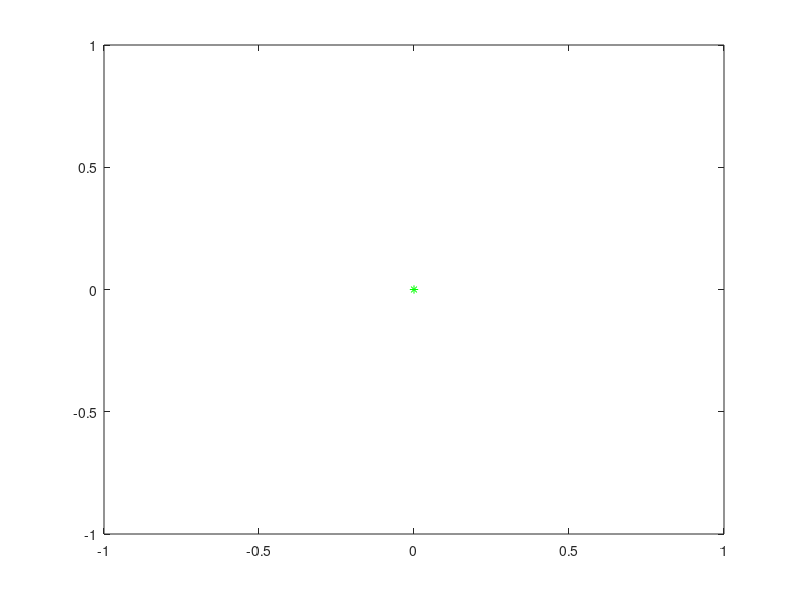

This chart was generated by the following MATLAB code: (Note: this script raises an error after producing the figure.)
G = 6.67384E-11;
M = 5.972E24;
m = 450E3;
p0 = [412E3+6.371E6 0];
v0 = [0 7706.6];

dt = 200;
tmax = 7E3;

plot(0,0,'g*')
hold on;

colors = ['c'];
for n = 1:10
	tic();
	[p,v,t] = orbit_1body(G,M,m, p0,v0, dt,tmax);
	plot(p(:,1,:),p(:,2,:),1+mod(n,6))
	%size(t)
	toc()
	dt
	T = orbit_time(p(:,1),p(:,2),t)

	previousTs(n) = T;
	dt /= 2;
	fflush(stdout);
end
print(gcf, '-dpng', 'uppg2_iss.png')

hold off;
plot(previousTs);
print(gcf, '-dpng', 'uppg2_iss_time.png')
